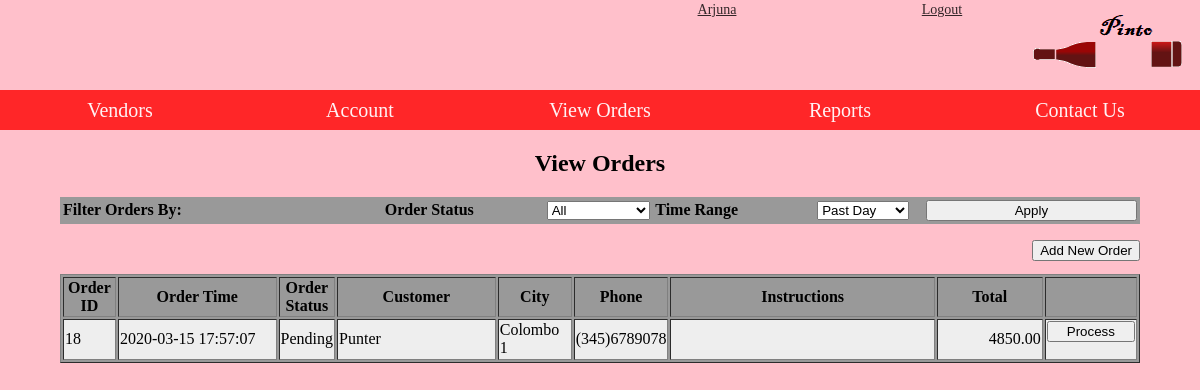
/source/admin_orderlist.php (signed in), run on the app's committed database.
### tables this page shows
CREATE TABLE `orders` (
  `order_id` int(10) UNSIGNED NOT NULL,
  `order_total` decimal(8,2) NOT NULL,
  `order_cust` varchar(50) NOT NULL,
  `order_address` varchar(255) NOT NULL,
  `order_city` enum('Colombo 1','Colombo 2','Colombo 3','Colombo 4','Colombo 5','Colombo 6','Colombo 7','Colombo 8','Colombo 9','Colombo 10','Colombo 11','Colombo 12','Colombo 13','Colombo 14','Colombo 15') NOT NULL,
  `order_phone` varchar(13) NOT NULL,
  `order_time` datetime NOT NULL,
  `order_instructions` text DEFAULT NULL,
  `comments` text DEFAULT NULL,
  `order_status` enum('Pending','Confirmed','Cancelled','Delivered') NOT NULL DEFAULT 'Pending',
  `status_updatetime` datetime DEFAULT NULL,
  `cust_id` int(10) UNSIGNED DEFAULT NULL
);

### source/admin_orderlist.php (the view, shortened to what this page needs)
<html>
<head>
</head>
<body>
<?php
include 'NavMenu.php';
$status_filter = isset($_POST['status_filter'])? $_POST['status_filter']:'all';
$date_filter = isset($_POST['date_filter'])? $_POST['date_filter']:'24hr';
switch($status_filter){
	case 'all':
	$status_condition = 'orders.order_status IS NOT NULL';
	break;
}
switch($date_filter){
	case '24hr':
	$date = date('Y-m-d H:i:s', strtotime('-24 hour'));
	$date_condition = 'orders.order_time >"'.$date.'"';
	break;
}
?>
<h2>View Orders</h2>
<div>
<form action="admin_orderlist.php" method="POST">
<table width="90%" align="center">
<tr style="font-weight: bold;"><td width="30%">Filter Orders By: </td>
	<td width="15%">Order Status</td>
	<td width="10%"><select name="status_filter">
			<option value="all" <?php echo ($status_filter=='all')? 'selected="selected"':''; ?> >All</option>
		</select></td>
	<td width="15%">Time Range</td>
	<td width="10%"><select name="date_filter">
			<option value="24hr" <?php echo ($date_filter=='24hr')? 'selected="selected"':''; ?> >Past Day</option>
		</select></td>
	<td><input type="submit" name="submit" value="Apply" /></td>
</tr>
</table>
</form>
</div>
<div class="LineButtons">
	<form action="ordercheckout.php?tab=cart" method="POST">
	<input type="submit" name="submit" value="Add New Order" style="float: right;"/>
	</form>
</div>
<?php
$query = 'SELECT * FROM orders WHERE '.$status_condition.' AND '.$date_condition.' ORDER BY orders.order_time DESC';
$result = mysqli_query($db,$query) or die(mysqli_error($db));
?>
<table border="1" width="90%" align="center">
<tr>
	<th width="5%">Order ID</th>
	<th width="15%">Order Time</th>
	<th width="5%">Order Status</th>
	<th width="15%">Customer</th>
	<th width="7%">City</th>
	<th width="8%">Phone</th>
	<th width="25%">Instructions</th>
	<th width="10%">Total</th>
	<th></th>
</tr>
<?php
$odd = true;
while($row=mysqli_fetch_assoc($result)){
	echo ($odd==true)? '<tr class="odd_row">':'<tr class="even_row">';
	extract($row);
	echo '<td>'.$order_id.'</td>';
	echo '<td>'.$order_time.'</td>';
	echo '<td>'.$order_status.'</td>';
	echo '<td>'.$order_cust.'</td>';
	echo '<td>'.$order_city.'</td>';
	echo '<td>'.$order_phone.'</td>';
	echo '<td>'.htmlspecialchars($order_instructions).'</td>';
	echo '<td style="text-align:right;">'.$order_total.'</td>';
	echo '<td>';
	echo '<form action="orderprocess.php?id='.$order_id.'" method="POST">';
	echo '<input type="submit" name="submit" value="Process" />';
	echo '</form>';
	echo '</td>';
	echo '</tr>';
	$odd = !$odd;
}
?>
</table>
</body>
</html>

### source/style.css (style rules this page uses)
body { background-color:#ffc0cb; margin: 150px 0px 0px 0px; }

### source/admin_orderlist.php (style rules this page uses)
h2, h3 { text-align: center; }
.LineButtons { width: 90%; margin-left: auto; margin-right: auto; margin-bottom: 50px; }
table input { width: 100%; box-sizing: border-box; }
table { background-color: #999; clear: both; }
th { background-color: #999; }
.odd_row { background-color: #EEE; }

### data on the page
orders: order_id "18", order_time "2020-03-15 17:57:07", order_status "Pending", order_cust "Punter", order_city "Colombo 1", order_phone "(345)6789078", order_total "4850.00"

### other printed values
$_SESSION['username'] "Arjuna"
